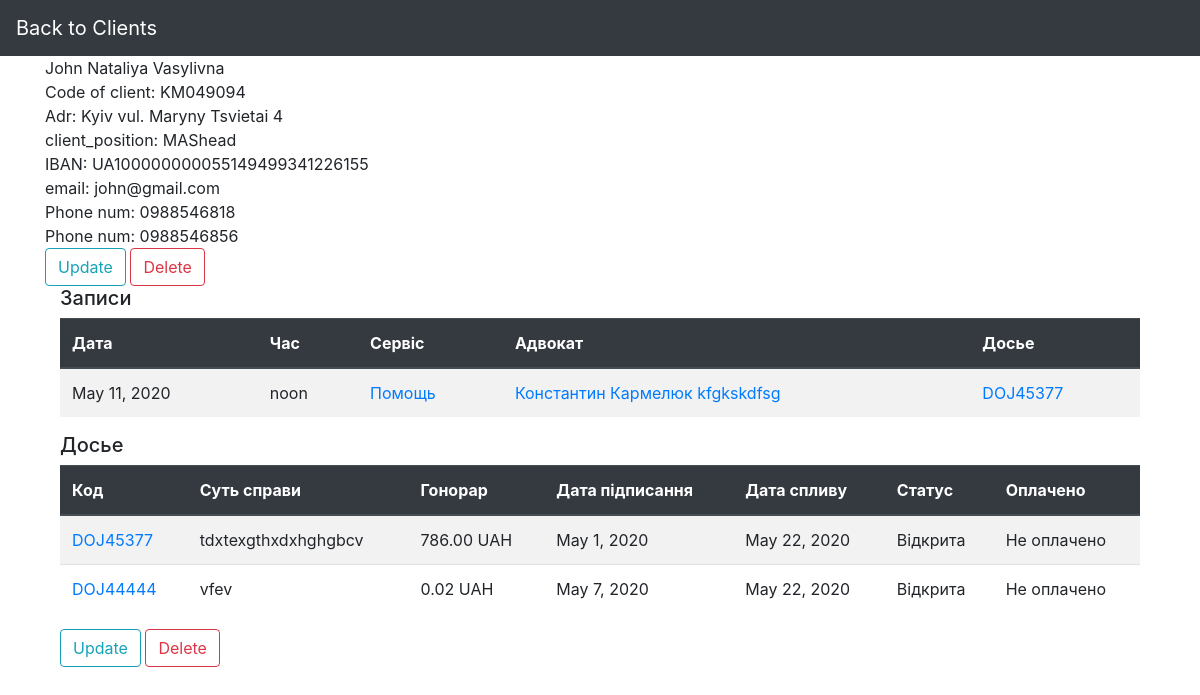
Screenshot of /database/client_J/KM049094/ with the database file from the repository.
### DataBase/models.py (models this page shows, shortened)
class Client(models.Model):
    first_name = models.CharField(max_length=25)
    surname = models.CharField(max_length=25)
    mid_name = models.CharField(max_length=25)
    adr_city = models.CharField(max_length=30)
    adr_street = models.CharField(max_length=20)
    adr_build = models.IntegerField()
    mail_info = models.EmailField(max_length=30)
    class Meta:
        abstract = True
        ordering = ['first_name']

class Client_juridical(Client):
    num_client_j = models.CharField(max_length=8, help_text='EDRPOU code', primary_key=True)
    client_position = models.CharField(max_length=25)
    name_of_company = models.CharField(max_length=25)
    iban = models.CharField(max_length=29)
    class Meta(Client.Meta):
        db_table = 'Client_juridical'

class JPhone(models.Model):
    phone_num = models.CharField(max_length=10, primary_key=True)
    client_juridical = models.ForeignKey(Client_juridical, on_delete=models.CASCADE, related_name='phones')
    class Meta:
        db_table = 'JPhone'

class Appointment(models.Model):
    app_date = models.DateField()
    app_time = models.TimeField()
    comment = models.TextField(blank=True, null=True)
    service = models.ManyToManyField(Services)
    class Meta:
        abstract = True

class Appointment_J(Appointment):
    appoint_code_j = models.AutoField(primary_key=True)
    lawyer_code = models.ForeignKey(Lawyer, on_delete=models.DO_NOTHING)
    num_client_j = models.ForeignKey(Client_juridical, on_delete=models.DO_NOTHING)
    code_dossier_j = models.ForeignKey(Dossier_J, on_delete=models.DO_NOTHING)
    class Meta(Appointment.Meta):
        db_table = 'Appointment_J'
        ordering = ['-app_date']

class Services(models.Model):
    service_code = models.CharField(max_length=5, primary_key=True)
    name_service = models.CharField(max_length=50)
    nominal_value = models.DecimalField(max_digits=6, decimal_places=2)
    bonus_value = models.DecimalField(max_digits=6, decimal_places=2)
    class Meta:
        db_table = 'Services'

class Lawyer(models.Model):
    lawyer_code = models.CharField(max_length=8, primary_key=True)
    first_name = models.CharField(max_length=25)
    surname = models.CharField(max_length=25)
    mid_name = models.CharField(max_length=25)
    specialization = models.CharField(max_length=20)
    mail_info = models.EmailField(max_length=30)
    service = models.ManyToManyField(Services)
    work_days = models.ManyToManyField(Work_days)
    def getfullname(self):
        return f'{self.first_name} {self.surname} {self.mid_name}'
    class Meta:
        db_table = 'Lawyer'
        ordering = ['first_name']

class Dossier(models.Model):
    DOS_STATUS = [
        ('open', 'open'),
        ('closed', 'closed'),
        ('closed-won', 'closed-won'),
    ]
    issue = models.TextField()
    status = models.CharField(max_length=10, choices=DOS_STATUS, default='open')
    date_signed = models.DateField()
    date_expired = models.DateField()
    date_closed = models.DateField(blank=True, null=True)
    fee = models.DecimalField(max_digits=7, decimal_places=2)
    paid = models.BooleanField(default=False)
    court_name = models.CharField(max_length=50, blank=True, null=True)
    court_adr = models.CharField(max_length=50, blank=True, null=True)
    court_date = models.DateTimeField(blank=True, null=True)
    lawyer_code = models.ForeignKey(Lawyer, on_delete=models.DO_NOTHING,
                                    blank=True, null=True)
    class Meta:
        abstract = True

class Dossier_J(Dossier):
    code_dossier_j = models.CharField(max_length=8, primary_key=True)
    num_client_j = models.ForeignKey(Client_juridical, on_delete=models.DO_NOTHING)
    class Meta(Dossier.Meta):
        db_table = 'Dossier_J'

### DataBase/views.py (the view)
# urls.py: path('client_J/<pk>/', views.ClientJDetailView.as_view(), name='client-detailed-view-j'),
class ClientJDetailView(generic.DetailView):
    model = Client_juridical
    context_object_name = "client_juridical"
    template_name = "client_detail_j.html"
    def get_context_data(self, **kwargs):
        context = super().get_context_data(**kwargs)
        client_code = self.kwargs['pk']
        context['phones'] = JPhone.objects.filter(client_juridical_id=client_code)
        context['appointments'] = Appointment_J.objects.filter(num_client_j=self.kwargs['pk'])
        context['dossiers'] = Dossier_J.objects.filter(num_client_j=self.kwargs['pk'])
        return context

### DataBase/templates/client_detail_j.html (shortened to what this page needs)
{% extends "base_generic.html" %}
{% block navbar %}
 <a class="navbar-brand" href="lawyers.html">Back to Clients</a>
{% endblock %}
{% block content %}
    <div> {{ client_juridical.first_name }} {{ client_juridical.surname }} {{ client_juridical.mid_name }}</div>
    <div>Code of client: {{ client_juridical.num_client_j }}</div>
    <div>Adr: {{ client_juridical.adr_city }} {{ client_juridical.adr_street }} {{ client_juridical.adr_build }}</div>
    <div>client_position: {{ client_juridical.name_of_company }}{{ client_juridical.client_position }}</div>
    <div>IBAN: {{ client_juridical.iban }}</div>
    <div>email: {{ client_juridical.mail_info }}</div>
    <div>
        {% for phone in phones %}
            <div>Phone num: {{phone.phone_num}}</div>
        {% endfor %}
    </div>
    <a class="btn btn-outline-info" href="{% url 'client_natural-update' pk=object.pk %}">Update</a>
    <a class="btn btn-outline-danger" href="{% url 'client_natural-delete' pk=object.pk %}">Delete</a>
    {% if appointments %}
    <div class="container">
    <h5>Записи</h5>
    <table class="table table-striped">
        <thead class="thead-dark">
        <tr>
            <th>Дата</th>
            <th>Час</th>
            <th>Сервіс</th>
            <th>Адвокат</th>
            <th>Досье</th>
        </tr>
        </thead>
        <tbody>
        {% for appointment in appointments.all %}
        <tr>
            <td>{{ appointment.app_date }}</td>
            <td>{{ appointment.app_time }}</td>
            {% for service in appointment.service.all %}
            <td>
                <a href="{% url 'service-detailed-view' service.service_code %}">
                {{ service.name_service }}
                </a>
            </td>
            {% endfor %}
            <td><a href="{% url 'lawyer-detailed-view'  appointment.lawyer_code.lawyer_code %}">
                    {{appointment.lawyer_code.getfullname}}
                </a></td>
            <td>
                <a href="{% url 'dossier-detailed-j' appointment.code_dossier_j.code_dossier_j%}">
                    {{ appointment.code_dossier_j.code_dossier_j }}
                </a>
            </td>
        </tr>
        {% endfor %}
        </tbody>
    </table>
    </div>
    {% endif %}
    {% if dossiers %}
        <div class="container">
    <h5>Досье</h5>
    <table class="table table-striped">
        <thead class="thead-dark">
        <tr>
            <th>Код</th>
            <th>Суть справи</th>
            <th>Гонорар</th>
            <th>Дата підписання</th>
            <th>Дата спливу</th>
            <th>Статус</th>
            <th>Оплачено</th>
        </tr>
        </thead>
        <tbody>
        {% for dossier in dossiers.all %}
        <tr>
            <td><a href="{% url 'dossier-detailed-j' dossier.code_dossier_j %}">{{ dossier.code_dossier_j }}</a></td>
            <td>{{ dossier.issue }}</td>
            <td>{{ dossier.fee }} UAH</td>
            <td>{{ dossier.date_signed }}</td>
            <td>{{ dossier.date_expired }}</td>
            {% if dossier.status == 'open' %}
            <td>Відкрита</td>
            {% elif dossier.status == 'closed' %}
            <td>Закрита</td>
            {% else %}
            <td>Закрита(виграна)</td>
            {% endif %}
            {% if dossier.paid is True %}
            <td>Оплачено</td>
            {% else %}
            <td>Не оплачено</td>
            {% endif %}
        </tr>
        {% endfor %}
        </tbody>
    </table>
            <a class="btn btn-outline-info" href="{% url 'client_juridical-update' pk=object.pk %}">Update</a>
            <a class="btn btn-outline-danger" href="{% url 'client_juridical-delete' pk=object.pk %}">Delete</a>
        </div>
    {% endif %}
{% endblock %}

### rows the page displays
Client_juridical: first_name "John", surname "Nataliya", mid_name "Vasylivna", num_client_j "KM049094", adr_city "Kyiv", adr_street "vul. Maryny Tsvietai", adr_build "4", name_of_company "MAS", client_position "head", iban "UA100000000055149499341226155", mail_info "john@gmail.com"
JPhone: phone_num "0988546818"
JPhone: phone_num "0988546856"
Appointment_J: app_date "May 11, 2020", app_time "noon", lawyer_code.getfullname "Константин Кармелюк kfgkskdfsg", code_dossier_j.code_dossier_j "DOJ45377"
Services: name_service "Помощь"
Dossier_J: code_dossier_j "DOJ45377", issue "tdxtexgthxdxhghgbcv", fee "786.00", date_signed "May 1, 2020", date_expired "May 22, 2020", status "Відкрита", paid "Не оплачено"
Dossier_J: code_dossier_j "DOJ44444", issue "vfev", fee "0.02", date_signed "May 7, 2020", date_expired "May 22, 2020", status "Відкрита", paid "Не оплачено"
